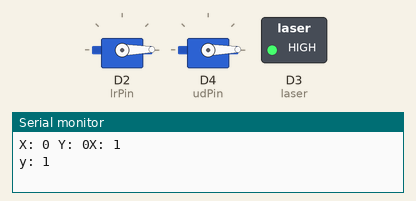
The sketch below on a simulated ESP8266 (NodeMCU). Shown: 2 × servo, switched loads named in the sketch (green lamp = pin HIGH), the last lines printed to the serial monitor.

Above: at 0.05 s.
At 3.05 s:
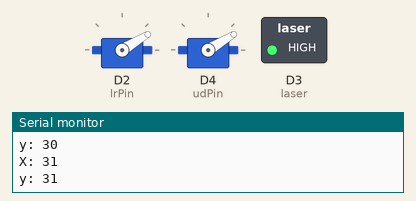
At 6.05 s:
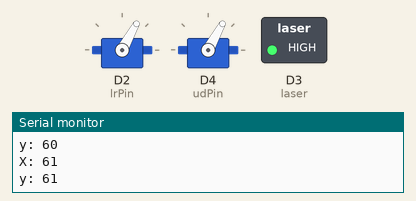
At 12.0 s:
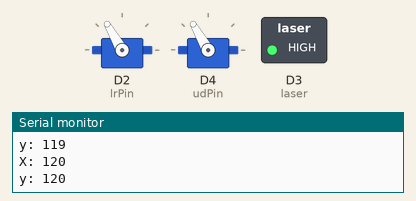
Timing chart, 0 to 13.5 s (numbered marks = the images above):
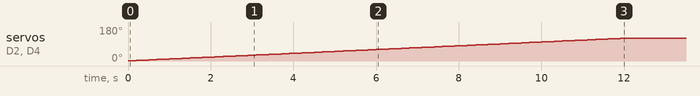

The sketch:

xyservo.ino
```cpp
#include <ESP8266WiFi.h>
#include <WiFiClient.h>
#include <ESP8266WebServer.h>
#include <Servo.h>

const int lrPin = 4;
const int udPin = 2;

int xPos = 0;
int yPos = 00;

#define D3 0;

const int laser = D3;

Servo servoX;
Servo servoY;

void ledOn() {
  digitalWrite(laser, HIGH);
}

void ledOff() {
  digitalWrite(laser, LOW);
}

void moveRight() {
  xPos++;
  Serial.print("X: ");
  Serial.println(xPos);
  servoX.write(xPos);
}

void moveLeft() {
  xPos--;
  Serial.print("X: ");
  Serial.println(xPos);
  servoX.write(xPos);
}

void moveDown() {
  yPos--;
  Serial.print("y: ");
  Serial.println(yPos);
  servoY.write(yPos);
}

void moveUp() {
  yPos++;
  Serial.print("y: ");
  Serial.println(yPos);
  servoY.write(yPos);
}

void setup() {
  Serial.begin(115200);
  servoX.attach(lrPin);
  servoY.attach(udPin);

  pinMode(laser, OUTPUT);

  ledOn();

  Serial.print("X: ");
  Serial.print(xPos);
  Serial.print(" Y: ");
  Serial.print(yPos);
}

void loop() {
  if(xPos<120){
    moveRight();
  }


  if(yPos<120){
    moveUp();
  }
  delay(100);
}
```

Measured:
- by itself, servo on D2 (lrPin), servo on D4 (udPin): moves from 1° to 120° over 11.8 s
